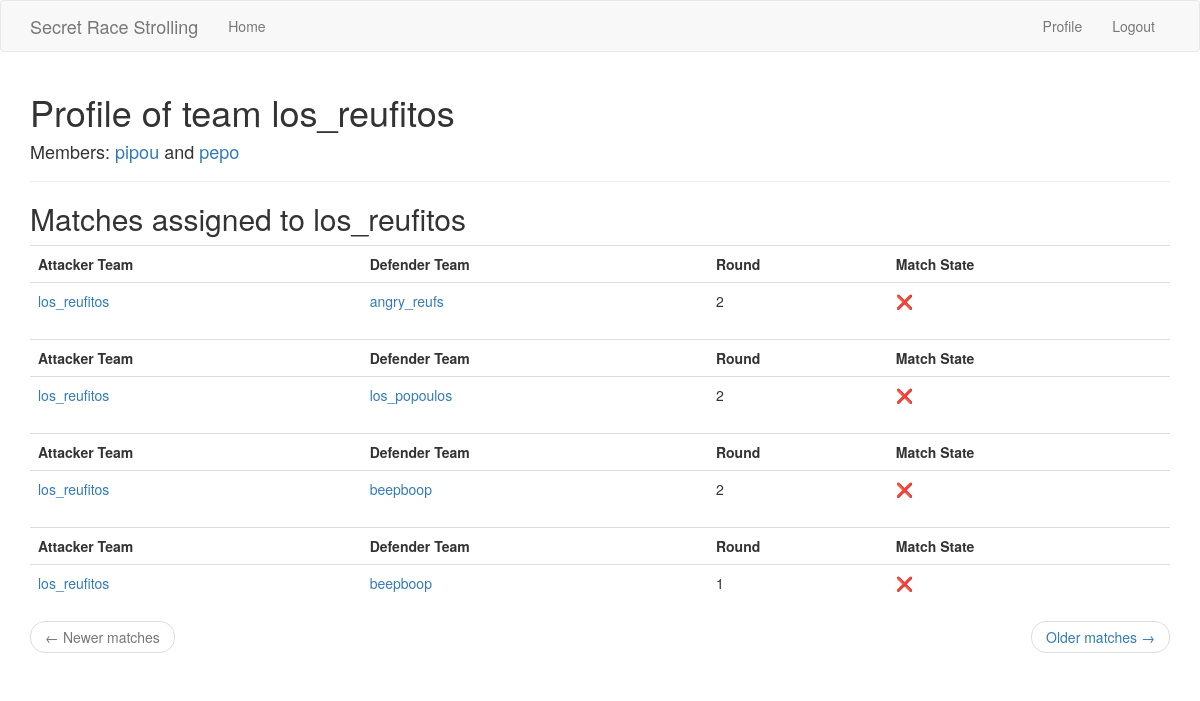
The app's page /team/los_reufitos (signed in) with its own data.
### app/models.py (models this page shows, shortened)
class Team(db.Model):
    id = db.Column(db.Integer, primary_key=True)
    team_name = db.Column(db.String(64), index=True, unique=True)
    member1_id = db.Column(db.Integer, db.ForeignKey("user.id"), unique=True)
    member2_id = db.Column(db.Integer, db.ForeignKey("user.id"), unique=True)
    defences = db.relationship(
        "Defence",
        backref="defender_team",
        foreign_keys="Defence.defender_team_id",
        lazy="dynamic",
    )
    defence_matches = db.relationship(
        "Match",
        backref="defender_team",
        foreign_keys="Match.defender_team_id",
        lazy="dynamic",
    )
    attack_matches = db.relationship(
        "Match",
        backref="attacker_team",
        foreign_keys="Match.attacker_team_id",
        lazy="dynamic",
    )
    def members(self) -> tuple[Any, Any]:
        return (
            db.session.query(User).filter(User.id == self.member1_id).first(),
            db.session.query(User).filter(User.id == self.member2_id).first(),
        )
    def attacks(self) -> Query:
        self_attacks = (
            db.session.query(Match.id)
            .filter(Match.attacker_team_id == self.id)
            .subquery()
        )
        return db.session.query(Attack).join(
            self_attacks, self_attacks.c.id == Attack.match_id
        )

class User(UserMixin, db.Model):
    id = db.Column(db.Integer, primary_key=True)
    username = db.Column(db.String(64), index=True, unique=True)
    email = db.Column(db.String(96), index=True, unique=True)
    password_hash = db.Column(db.String(102))
    sciper = db.Column(db.Integer, unique=True)
    is_admin = db.Column(db.Boolean, default=False)
    def team(self) -> Any:
        return (
            db.session.query(Team)
            .filter(or_(Team.member1_id == self.id, Team.member2_id == self.id))
            .first()
        )

class Match(db.Model):
    id = db.Column(db.Integer, primary_key=True)
    defender_team_id = db.Column(db.Integer, db.ForeignKey("team.id"))
    attacker_team_id = db.Column(db.Integer, db.ForeignKey("team.id"))
    round = db.Column(db.Integer, index=True)
    __table_args__ = (
        db.UniqueConstraint(
            "defender_team_id",
            "attacker_team_id",
            "round",
            name="_match_pair_once_per_round",
        ),
    )
    attacks = db.relationship(
        "Attack",
        backref="match",
        foreign_keys="Attack.match_id",
        lazy="dynamic",
    )
    @staticmethod
    def paginate_and_itemize_match_query(
        matches: Query, page: int, matches_per_page: int, current_user_team: Team
    ) -> tuple[Pagination, list[dict]]:
        matches_sub = matches.subquery()
        attacks_done = (
            db.session.query(matches_sub.c.id)
            .join(Attack, Attack.match_id == matches_sub.c.id)
            .all()
        )
        attacks_done = [attack_done[0] for attack_done in attacks_done]
        user_attack_matches_id = []
        if current_user_team is not None:
            user_attack_matches_id = db.session.query(
                current_user_team.attack_matches.subquery().c.id
            ).all()
            user_attack_matches_id = [attack[0] for attack in user_attack_matches_id]
        paginated = matches.paginate(page, matches_per_page)
        matches_items = paginated.items
        for m in matches_items:
            m.match_done = m.id in attacks_done
            m.attack_url = (
                url_for("attack", match_id=m.id)
                if m.id in user_attack_matches_id
                else None
            )
        return paginated, matches_items

### app/routes.py (the view)
@app.route("/team/<team_name>", methods=["GET"])
@login_required
def team(team_name):
    team = Team.query.filter_by(team_name=team_name).first_or_404()
    member1, member2 = team.members()
    page_match = request.args.get("page_match", 1, type=int)
    page_attack = request.args.get("page_attack", 1, type=int)
    pagination, matches_items = Match.paginate_and_itemize_match_query(
        team.attack_matches.order_by(Match.round.desc()),
        page_match,
        app.config["MATCHES_PER_PAGE"],
        current_user.team(),
    )
    match_next_url = (
        url_for(
            "team",
            team_name=team.team_name,
            page_match=pagination.next_num,
            page_attack=page_attack,
        )
        if pagination.has_next
        else None
    )
    match_prev_url = (
        url_for(
            "team",
            team_name=team.team_name,
            page_match=pagination.prev_num,
            page_attack=page_attack,
        )
        if pagination.has_prev
        else None
    )
    defence = team.defences.order_by(Defence.timestamp.desc()).first()
    attacks = team.attacks().paginate(
        page_attack, app.config["MATCHES_PER_PAGE"], False
    )
    attack_next_url = (
        url_for(
            "team",
            team_name=team.team_name,
            page_match=page_match,
            page_attack=attacks.next_num,
        )
        if attacks.has_next
        else None
    )
    attack_prev_url = (
        url_for(
            "team",
            team_name=team.team_name,
            page_match=page_match,
            page_attack=attacks.prev_num,
        )
        if attacks.has_prev
        else None
    )
    attacks_items = attacks.items
    return render_template(
        "team.html",
        team=team,
        member1=member1,
        member2=member2,
        matches=matches_items,
        attacks=attacks_items,
        defence=defence,
        match_next_url=match_next_url,
        match_prev_url=match_prev_url,
        attack_next_url=attack_next_url,
        attack_prev_url=attack_prev_url,
    )

### app/models.py (called while the page is built)
@login.user_loader
def load_user(id: int) -> User:
    return User.query.get(int(id))

### app/templates/team.html (shortened to what this page needs)
{% extends "base.html" %}
{% block app_content %}
<h1>Profile of team {{ team.team_name }}</h1>
<h4>Members: {% if member1 %} <a href="{{ url_for('user', username=member1.username) }}"> {{ member1.username }}</a>
    {% else %} <a href="{{ url_for('join_team', team_name=team.team_name) }}"> [Join {{ team.team_name }}]</a>
    {% endif %} and {% if member2 %} <a href="{{ url_for('user', username=member2.username) }}">
        {{ member2.username }}</a>
    {% else %} <a href="{{ url_for('join_team', team_name=team.team_name) }}"> [Join {{ team.team_name }}]</a>
    {% endif %}</h4>
<hr>
{% if matches %}
<h2>Matches assigned to {{ team.team_name }}</h2>
{% for match in matches %}
{% include '_match.html' %}
{% endfor %}
<nav aria-label="...">
    <ul class="pager">
        <li class="previous{% if not match_prev_url %} disabled{% endif %}">
            <a href="{{ match_prev_url or '#' }}">
                <span aria-hidden="true">&larr;</span> Newer matches
            </a>
        </li>
        <li class="next{% if not match_next_url %} disabled{% endif %}">
            <a href="{{ match_next_url or '#' }}">
                Older matches <span aria-hidden="true">&rarr;</span>
            </a>
        </li>
    </ul>
</nav>
{% endif %}
{% endblock %}

### app/templates/_match.html (shortened to what this page needs)
<table class="table table-hover">
    <tr>
        <th>Attacker Team</th>
        <th>Defender Team</th>
        <th>Round</th>
        <th>Match State</th>
    </tr>
    <tr>
        <td>
            <a href="{{ url_for('team', team_name=match.attacker_team.team_name) }}">
                {{ match.attacker_team.team_name }}</a>
        </td>
        <td>
            <a href="{{ url_for('team', team_name=match.defender_team.team_name) }}">{{ match.defender_team.team_name }}
            </a>
        </td>
        <td>
            {{ match.round }}
        </td>
        <td>
            {% if match.match_done %} ✅ {% else %} ❌ {% endif %}
        </td>
    </tr>
</table>

### records on screen
Team: team_name "los_reufitos"
User: username "pipou"
User: username "pepo"
Match: attacker_team.team_name "los_reufitos", defender_team.team_name "angry_reufs", round "2"
Match: attacker_team.team_name "los_reufitos", defender_team.team_name "los_popoulos", round "2"
Match: attacker_team.team_name "los_reufitos", defender_team.team_name "beepboop", round "2"
Match: attacker_team.team_name "los_reufitos", defender_team.team_name "beepboop", round "1"
